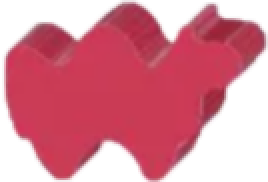
#> input picture Red.png, 134 x 91 px (shown 2 times larger)
$ python build_camels.py
#> lines starting #> are read from the running program, lines starting #| are printed output that depends on the picture
from PIL import Image
from itertools import permutations

red = Image.open("Red.png").convert("RGBA")
#> red is the input picture: PIL image 134x91 RGBA; mean R, G, B, A 135.9, 51.5, 67.8, 164.2
blue = Image.open("Blue.png").convert("RGBA")
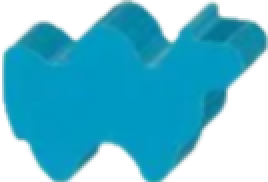
#> input picture Blue.png, 134 x 91 px (shown 2 times larger)
#> blue is the input picture: PIL image 134x91 RGBA; mean R, G, B, A 16.8, 108.7, 132.1, 167.8
yellow = Image.open("Yellow.png").convert("RGBA")
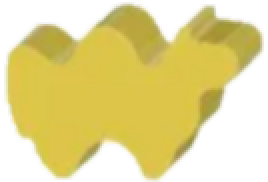
#> input picture Yellow.png, 134 x 91 px (shown 2 times larger)
#> yellow is the input picture: PIL image 134x91 RGBA; mean R, G, B, A 141.9, 129.4, 58.7, 158.4
purple = Image.open("Purple.png").convert("RGBA")
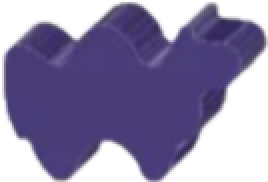
#> input picture Purple.png, 134 x 91 px (shown 2 times larger)
#> purple is the input picture: PIL image 134x91 RGBA; mean R, G, B, A 60.2, 51.8, 88.3, 165.3
green = Image.open("Green.png").convert("RGBA")
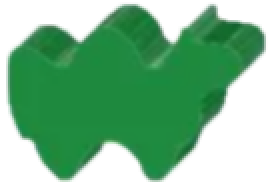
#> input picture Green.png, 134 x 91 px (shown 2 times larger)
#> green is the input picture: PIL image 134x91 RGBA; mean R, G, B, A 31.6, 93.6, 50.8, 158.5

names = ["Red", "Blue", "Yellow", "Purple", "Green"]
camels = [red, blue, yellow, purple, green]
camel_width, camel_height = red.width, red.height - 33
#> camel_width = 134; camel_height = 58

for i in range(1, 6):
    for indice in permutations(range(0, 5), i):
        new_img = Image.new(
            "RGBA",
            (camel_width, red.height + camel_height * (len(indice) - 1)),
            (0, 0, 0, 0),
        )
        for i, img in enumerate([camels[index] for index in indice]):
            new_img.paste(img, (0, camel_height * (len(indice) - i - 1)), mask=img)
        # index: 0=the first camel
        file_name = "./images/"
        for name in [names[index] for index in indice]:
            file_name += f"{name}_"
        file_name = f"{file_name[:-1]}.png"
        print(file_name)
        new_img.save(file_name)
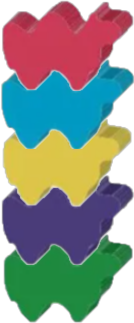
#> new_img: PIL image 134x323 RGBA; mean R, G, B, A 86.5, 95.5, 87.3, 199.2; transparent parts drawn white
